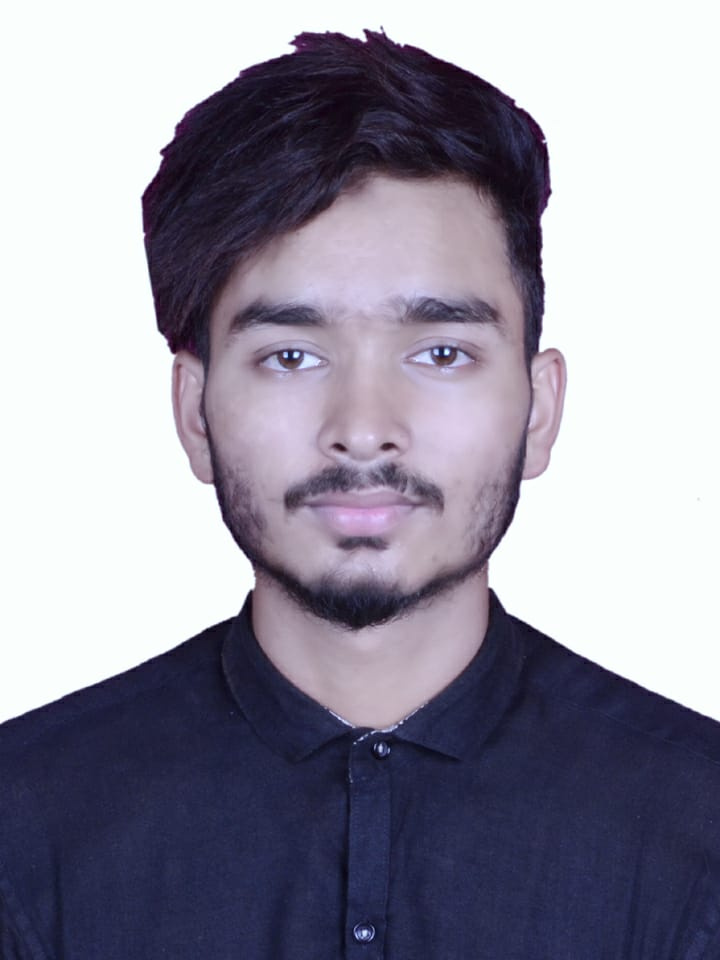
#> input picture Project Face Recoginiton/python/Nabil.jpeg, 720 x 960 px, found by its file name
$ python RTS.py
#> lines starting #> are read from the running program, lines starting #| are printed output that depends on the picture
import cv2

img_location = 'C:/Users/Mohammed Yaseen/Desktop/python/'
filename = 'nabil.jpeg'

###


img = cv2.imread(img_location+filename)
#> img is the input picture: shape (960, 720, 3); mean B, G, R 160, 145.3, 147.9

gray_image = cv2.cvtColor(img, cv2.COLOR_BGR2GRAY)
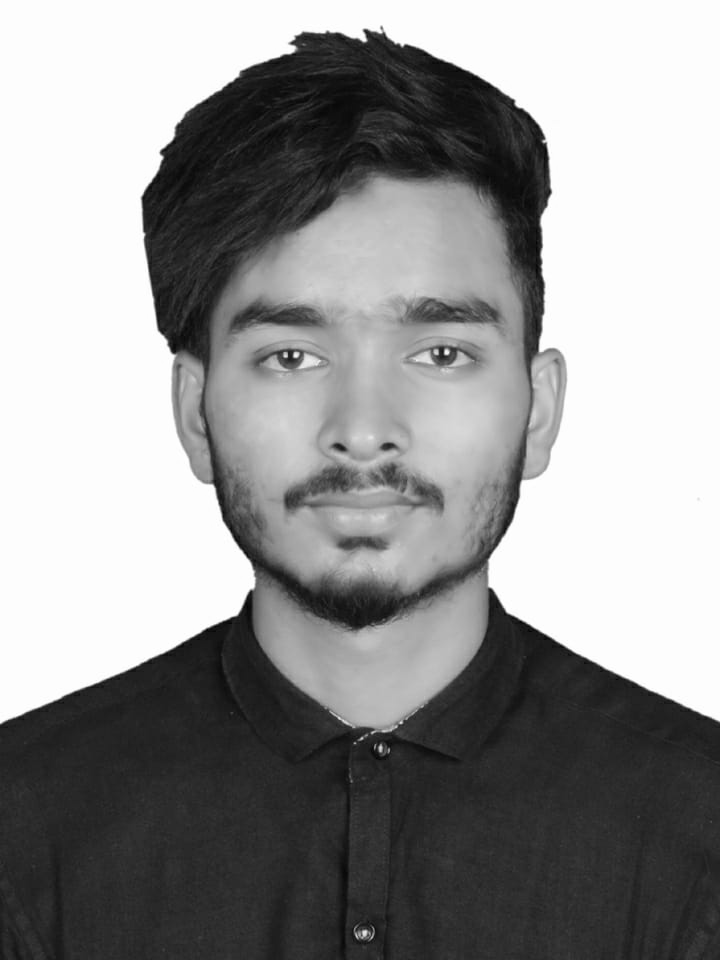
#> gray_image: shape (960, 720); min 2, max 255, mean 147.9

inverted_gray_image = 255 - gray_image
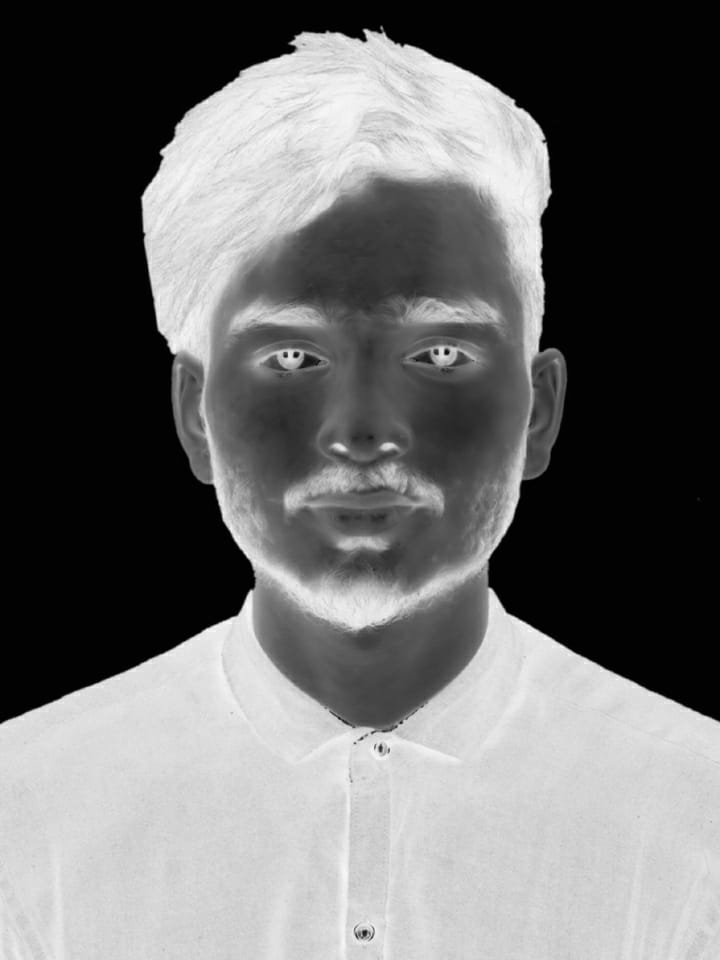
#> inverted_gray_image: shape (960, 720); min 0, max 253, mean 107.1

blurred_img = cv2.GaussianBlur(inverted_gray_image, (21,21), 0)
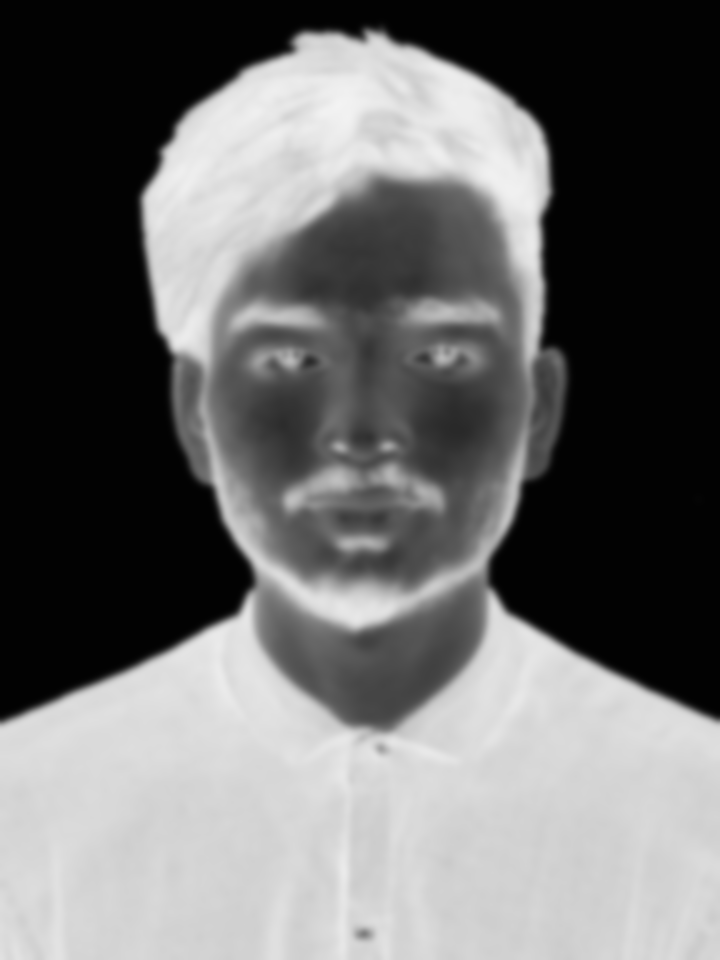
#> blurred_img: shape (960, 720); min 2, max 243, mean 107.1

inverted_blurred_img = 255 - blurred_img
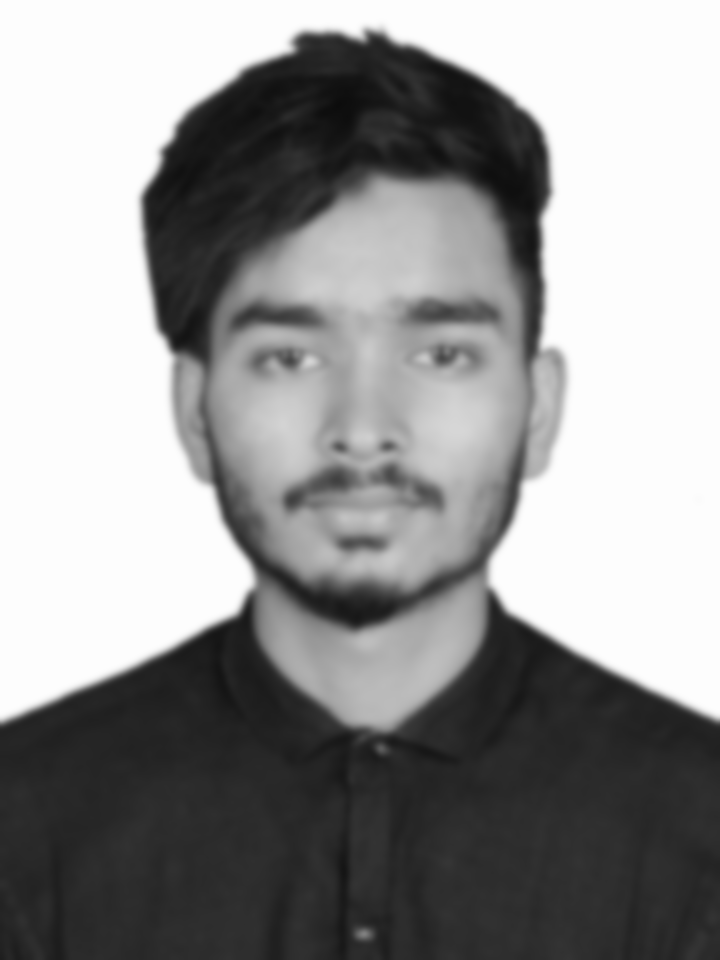
#> inverted_blurred_img: shape (960, 720); min 12, max 253, mean 147.9

pencil_sketch_TMG = cv2.divide(gray_image, inverted_blurred_img, scale=210.0)
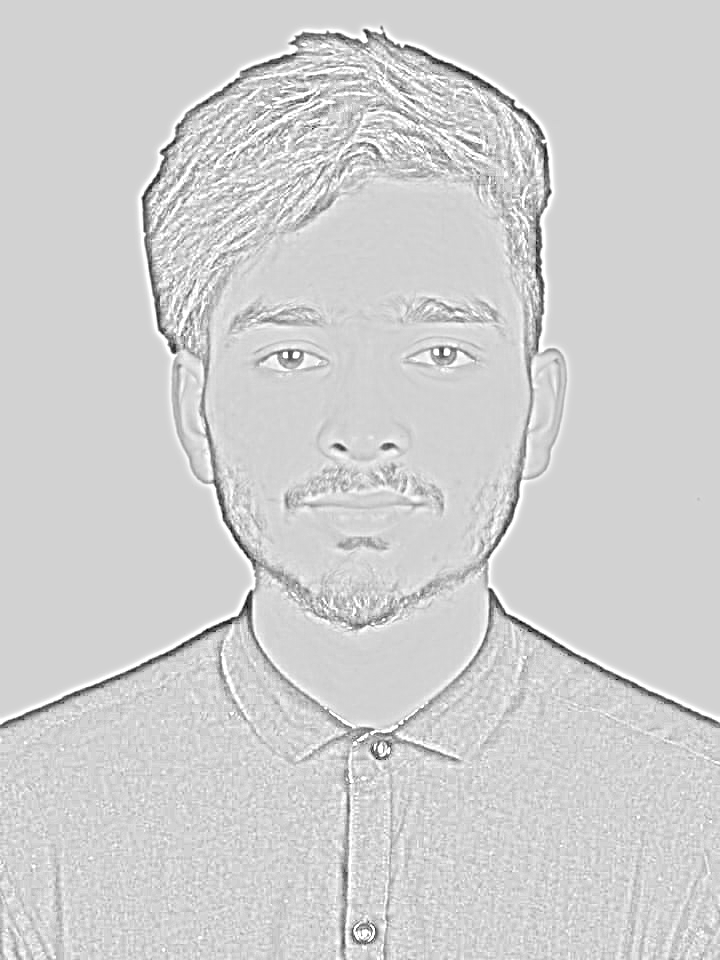
#> pencil_sketch_TMG: shape (960, 720); min 5, max 255, mean 207.9

##cv2.imshow('1st image', img)
ims = cv2.resize(img, (960, 540))
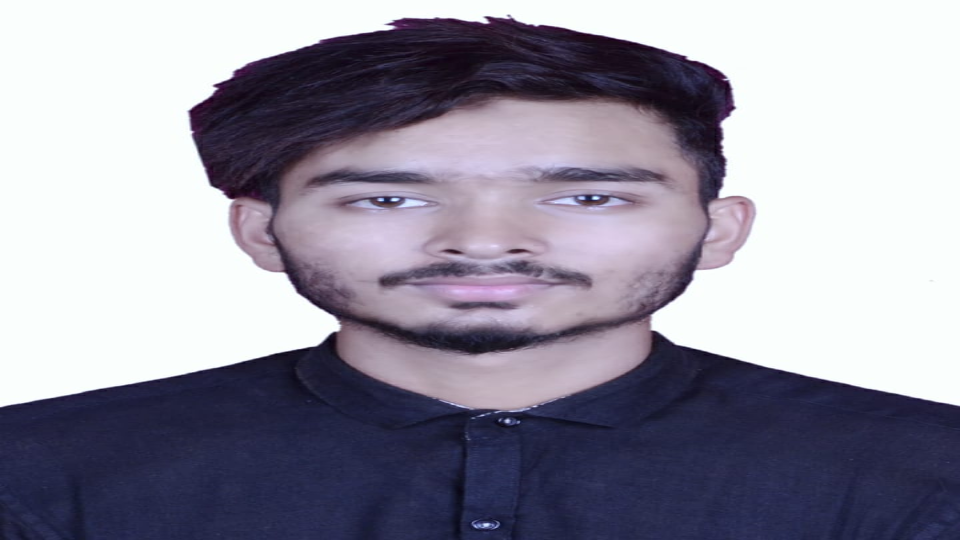
#> ims: shape (540, 960, 3); mean B, G, R 160, 145.3, 147.8
cv2.imshow("1st", ims)
# [7 lines of commented-out code are left out]
ims = cv2.resize(pencil_sketch_TMG , (960, 540))
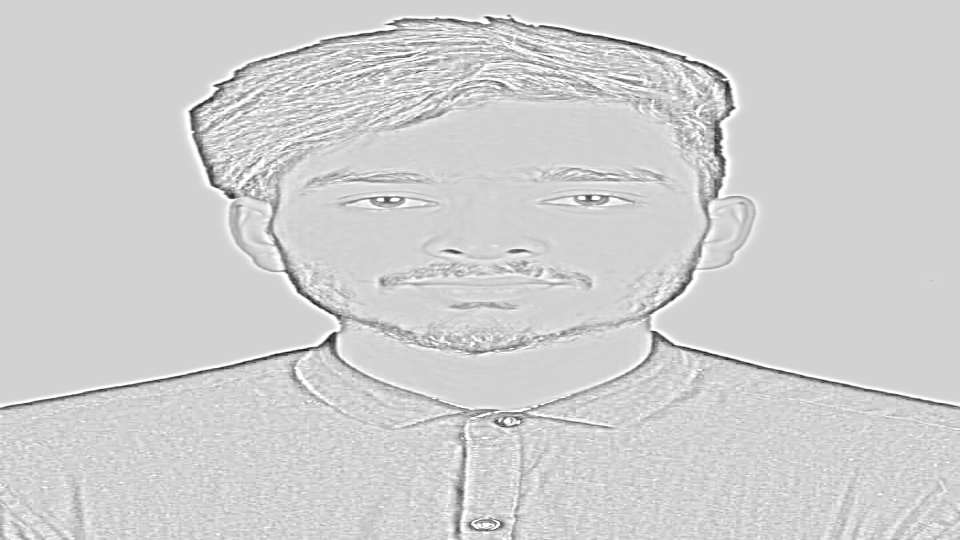
#> ims: shape (540, 960); min 14, max 255, mean 207.8
cv2.imshow("2nd", ims)
cv2.imwrite("C:/Users/Mohammed Yaseen/Desktop/python/converted.jpg",pencil_sketch_TMG)

cv2.waitKey(0)

$ run again, with Project Face Recoginiton/python/WhatsApp Image 2020-10-07 at 10.10.32 AM.jpeg copied over Project Face Recoginiton/python/Nabil.jpeg
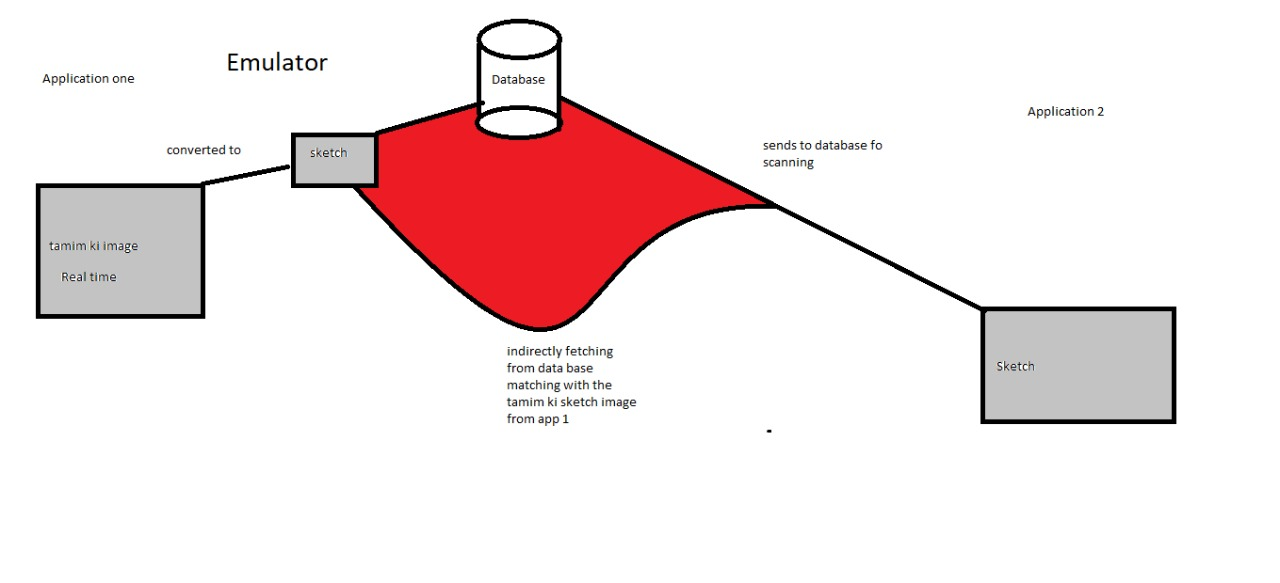
#> input picture Project Face Recoginiton/python/WhatsApp Image 2020-10-07 at 10.10.32 AM.jpeg, 1280 x 583 px, found by its file name
#> img is the input picture: shape (583, 1280, 3); mean B, G, R 231.3, 230.8, 244.1
#> `pencil_sketch_TMG = cv2.divide(gray_image, inverted_blurred_img, scale..`:
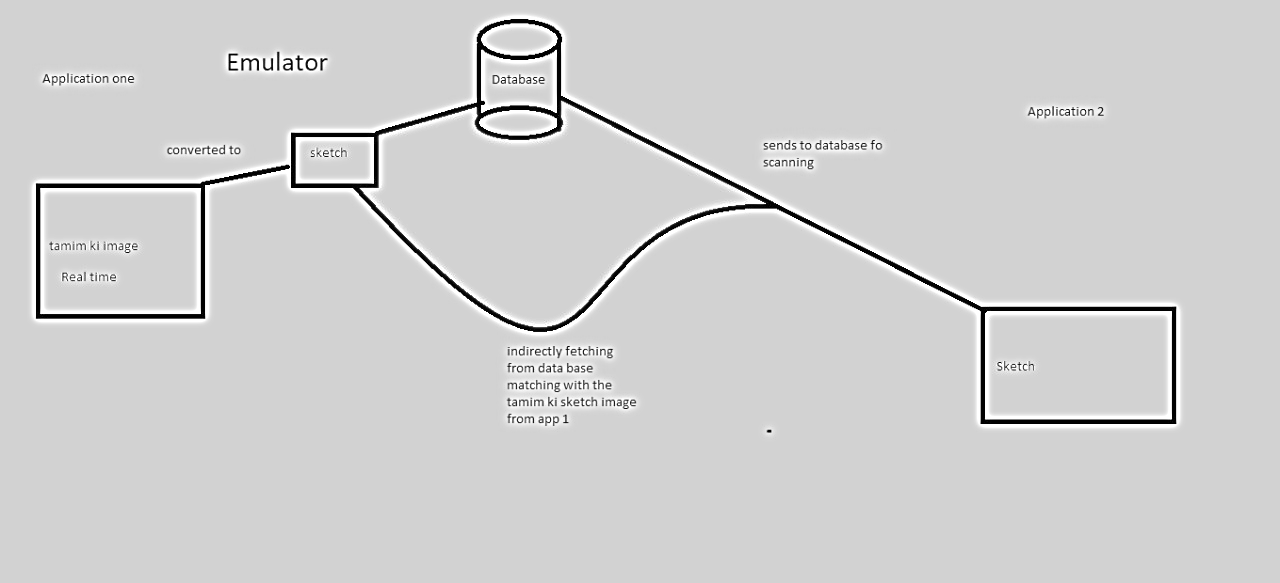
#> pencil_sketch_TMG: shape (583, 1280); min 0, max 255, mean 207.9
#> `ims = cv2.resize(pencil_sketch_TMG , (960, 540))`:
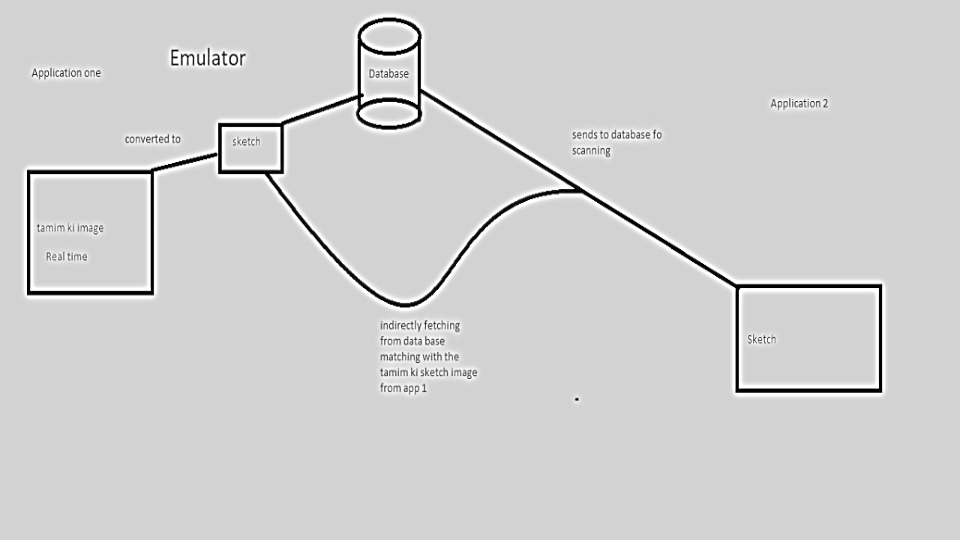
#> ims: shape (540, 960); min 0, max 255, mean 207.9

$ run again, with Project Face Recoginiton/python/zarru.jpg copied over Project Face Recoginiton/python/Nabil.jpeg
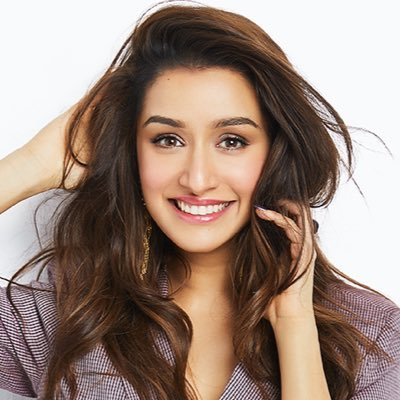
#> input picture Project Face Recoginiton/python/zarru.jpg, 400 x 400 px, found by its file name
#> img is the input picture: shape (400, 400, 3); mean B, G, R 125.2, 136.4, 157.1
#> `pencil_sketch_TMG = cv2.divide(gray_image, inverted_blurred_img, scale..`:
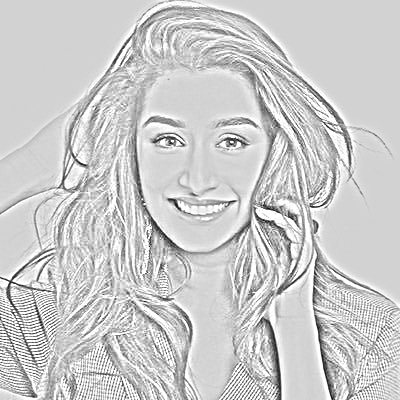
#> pencil_sketch_TMG: shape (400, 400); min 1, max 255, mean 203.6
#> `ims = cv2.resize(pencil_sketch_TMG , (960, 540))`:
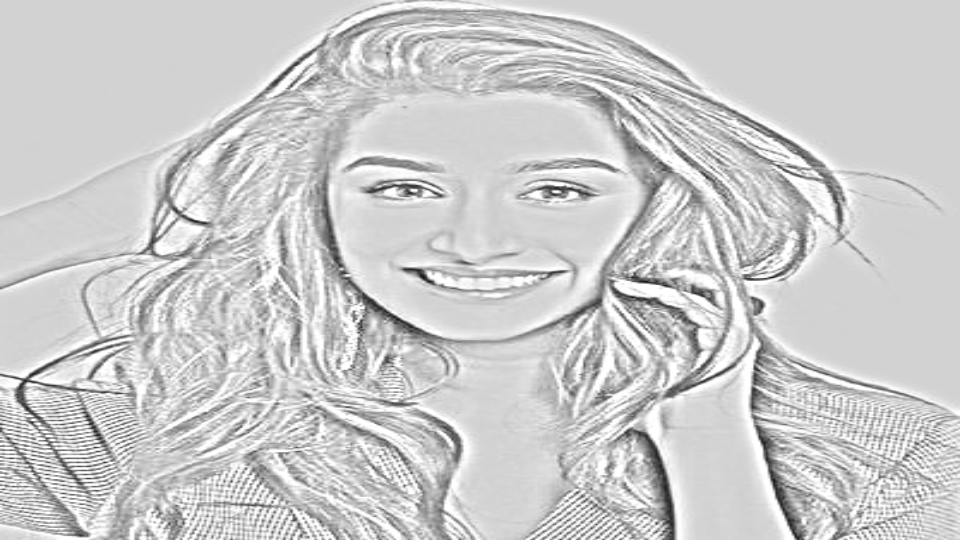
#> ims: shape (540, 960); min 15, max 255, mean 203.5
